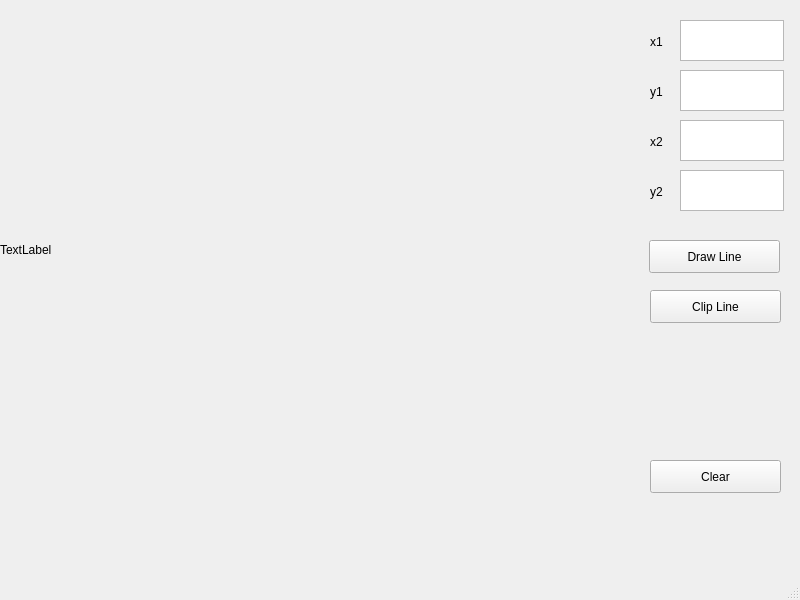
<?xml version="1.0" encoding="UTF-8"?>
<ui version="4.0">
 <class>MainWindow</class>
 <widget class="QMainWindow" name="MainWindow">
  <property name="geometry">
   <rect>
    <x>0</x>
    <y>0</y>
    <width>800</width>
    <height>600</height>
   </rect>
  </property>
  <property name="windowTitle">
   <string>MainWindow</string>
  </property>
  <widget class="QWidget" name="centralwidget">
   <widget class="QLabel" name="lbl_canvas">
    <property name="geometry">
     <rect>
      <x>0</x>
      <y>0</y>
      <width>500</width>
      <height>500</height>
     </rect>
    </property>
    <property name="text">
     <string>TextLabel</string>
    </property>
   </widget>
   <widget class="QPushButton" name="btn_drawline">
    <property name="geometry">
     <rect>
      <x>649</x>
      <y>240</y>
      <width>131</width>
      <height>33</height>
     </rect>
    </property>
    <property name="text">
     <string>Draw Line</string>
    </property>
   </widget>
   <widget class="QTextEdit" name="te_x1">
    <property name="geometry">
     <rect>
      <x>680</x>
      <y>20</y>
      <width>104</width>
      <height>41</height>
     </rect>
    </property>
   </widget>
   <widget class="QLabel" name="label">
    <property name="geometry">
     <rect>
      <x>650</x>
      <y>30</y>
      <width>21</width>
      <height>24</height>
     </rect>
    </property>
    <property name="text">
     <string>x1</string>
    </property>
   </widget>
   <widget class="QTextEdit" name="te_y1">
    <property name="geometry">
     <rect>
      <x>680</x>
      <y>70</y>
      <width>104</width>
      <height>41</height>
     </rect>
    </property>
   </widget>
   <widget class="QLabel" name="label_2">
    <property name="geometry">
     <rect>
      <x>650</x>
      <y>80</y>
      <width>21</width>
      <height>24</height>
     </rect>
    </property>
    <property name="text">
     <string>y1</string>
    </property>
   </widget>
   <widget class="QTextEdit" name="te_x2">
    <property name="geometry">
     <rect>
      <x>680</x>
      <y>120</y>
      <width>104</width>
      <height>41</height>
     </rect>
    </property>
   </widget>
   <widget class="QLabel" name="label_3">
    <property name="geometry">
     <rect>
      <x>650</x>
      <y>130</y>
      <width>21</width>
      <height>24</height>
     </rect>
    </property>
    <property name="text">
     <string>x2</string>
    </property>
   </widget>
   <widget class="QLabel" name="label_4">
    <property name="geometry">
     <rect>
      <x>650</x>
      <y>180</y>
      <width>21</width>
      <height>24</height>
     </rect>
    </property>
    <property name="text">
     <string>y2</string>
    </property>
   </widget>
   <widget class="QTextEdit" name="te_y2">
    <property name="geometry">
     <rect>
      <x>680</x>
      <y>170</y>
      <width>104</width>
      <height>41</height>
     </rect>
    </property>
   </widget>
   <widget class="QPushButton" name="btn_clipline">
    <property name="geometry">
     <rect>
      <x>650</x>
      <y>290</y>
      <width>131</width>
      <height>33</height>
     </rect>
    </property>
    <property name="text">
     <string>Clip Line</string>
    </property>
   </widget>
   <widget class="QPushButton" name="btn_clear">
    <property name="geometry">
     <rect>
      <x>650</x>
      <y>460</y>
      <width>131</width>
      <height>33</height>
     </rect>
    </property>
    <property name="text">
     <string>Clear</string>
    </property>
   </widget>
  </widget>
  <widget class="QMenuBar" name="menubar">
   <property name="geometry">
    <rect>
     <x>0</x>
     <y>0</y>
     <width>800</width>
     <height>29</height>
    </rect>
   </property>
  </widget>
  <widget class="QStatusBar" name="statusbar"/>
 </widget>
 <resources/>
 <connections/>
</ui>
